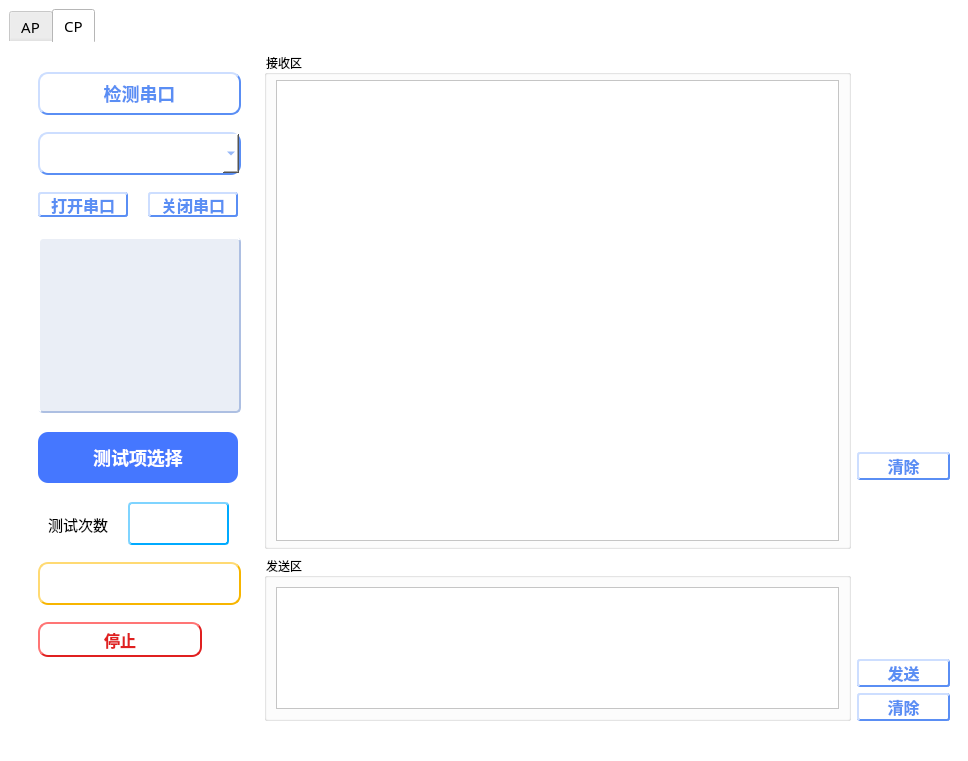
<?xml version="1.0" encoding="UTF-8"?>
<ui version="4.0">
 <class>MainWindow</class>
 <widget class="QMainWindow" name="MainWindow">
  <property name="geometry">
   <rect>
    <x>0</x>
    <y>0</y>
    <width>968</width>
    <height>761</height>
   </rect>
  </property>
  <property name="windowTitle">
   <string>MainWindow</string>
  </property>
  <property name="styleSheet">
   <string notr="true">background-color: white;</string>
  </property>
  <widget class="QWidget" name="centralwidget">
   <layout class="QHBoxLayout" name="horizontalLayout">
    <item>
     <widget class="QTabWidget" name="tabWidget">
      <property name="sizePolicy">
       <sizepolicy hsizetype="Preferred" vsizetype="Preferred">
        <horstretch>0</horstretch>
        <verstretch>2</verstretch>
       </sizepolicy>
      </property>
      <property name="minimumSize">
       <size>
        <width>200</width>
        <height>0</height>
       </size>
      </property>
      <property name="font">
       <font>
        <family>等线</family>
        <pointsize>11</pointsize>
       </font>
      </property>
      <property name="styleSheet">
       <string notr="true">background-color: white;
        border-color: rgb(0, 0, 0);
       </string>
      </property>
      <property name="tabShape">
       <enum>QTabWidget::Rounded</enum>
      </property>
      <property name="currentIndex">
       <number>1</number>
      </property>
      <property name="elideMode">
       <enum>Qt::ElideNone</enum>
      </property>
      <property name="documentMode">
       <bool>false</bool>
      </property>
      <property name="tabBarAutoHide">
       <bool>true</bool>
      </property>
      <widget class="QWidget" name="AP">
       <property name="styleSheet">
        <string notr="true">background-color: white;</string>
       </property>
       <attribute name="title">
        <string>AP</string>
       </attribute>
       <layout class="QHBoxLayout" name="horizontalLayout_5">
        <item>
         <widget class="QGroupBox" name="GroupBox_AP_test">
          <property name="sizePolicy">
           <sizepolicy hsizetype="Preferred" vsizetype="Expanding">
            <horstretch>0</horstretch>
            <verstretch>0</verstretch>
           </sizepolicy>
          </property>
          <property name="minimumSize">
           <size>
            <width>240</width>
            <height>0</height>
           </size>
          </property>
          <property name="maximumSize">
           <size>
            <width>16777215</width>
            <height>16777215</height>
           </size>
          </property>
          <property name="tabletTracking">
           <bool>false</bool>
          </property>
          <property name="focusPolicy">
           <enum>Qt::NoFocus</enum>
          </property>
          <property name="contextMenuPolicy">
           <enum>Qt::NoContextMenu</enum>
          </property>
          <property name="styleSheet">
           <string notr="true">border:none</string>
          </property>
          <property name="title">
           <string/>
          </property>
          <widget class="QPushButton" name="Btn_dev_check">
           <property name="geometry">
            <rect>
             <x>20</x>
             <y>20</y>
             <width>203</width>
             <height>43</height>
            </rect>
           </property>
           <property name="sizePolicy">
            <sizepolicy hsizetype="Expanding" vsizetype="Expanding">
             <horstretch>0</horstretch>
             <verstretch>0</verstretch>
            </sizepolicy>
           </property>
           <property name="font">
            <font>
             <family>等线</family>
             <pointsize>-1</pointsize>
             <weight>75</weight>
             <italic>false</italic>
             <bold>true</bold>
            </font>
           </property>
           <property name="styleSheet">
            <string notr="true">background-color: white;
             border-style: outset;
             border-width: 2px;
             border-radius: 10px;
             border-color: #5A8EF4;
             color:#5A8EF4;
             font: bold 18px;
</string>
           </property>
           <property name="text">
            <string>设备检测</string>
           </property>
           <property name="icon">
            <iconset>
             <normaloff>../img/ue_select.png</normaloff>../img/ue_select.png
            </iconset>
           </property>
           <property name="iconSize">
            <size>
             <width>25</width>
             <height>25</height>
            </size>
           </property>
           <property name="checkable">
            <bool>false</bool>
           </property>
           <property name="default">
            <bool>false</bool>
           </property>
          </widget>
          <widget class="QComboBox" name="ComboBox_dev_select">
           <property name="geometry">
            <rect>
             <x>20</x>
             <y>80</y>
             <width>203</width>
             <height>43</height>
            </rect>
           </property>
           <property name="sizePolicy">
            <sizepolicy hsizetype="Expanding" vsizetype="Expanding">
             <horstretch>0</horstretch>
             <verstretch>0</verstretch>
            </sizepolicy>
           </property>
           <property name="styleSheet">
            <string notr="true">background-color: white;
             border-style: outset;
             border-width: 2px;
             border-radius: 10px;
             border-color: #5A8EF4;
             color:#5A8EF4;
             font: bold 16px;
             min-width: 10em;</string>
           </property>
           <property name="editable">
            <bool>false</bool>
           </property>
           <property name="currentText">
            <string/>
           </property>
           <property name="placeholderText">
            <string>设备选择</string>
           </property>
          </widget>
          <widget class="QPushButton" name="Btn_AP_runTest">
           <property name="enabled">
            <bool>true</bool>
           </property>
           <property name="geometry">
            <rect>
             <x>20</x>
             <y>510</y>
             <width>203</width>
             <height>43</height>
            </rect>
           </property>
           <property name="sizePolicy">
            <sizepolicy hsizetype="Fixed" vsizetype="Fixed">
             <horstretch>0</horstretch>
             <verstretch>0</verstretch>
            </sizepolicy>
           </property>
           <property name="minimumSize">
            <size>
             <width>184</width>
             <height>0</height>
            </size>
           </property>
           <property name="maximumSize">
            <size>
             <width>203</width>
             <height>16777215</height>
            </size>
           </property>
           <property name="font">
            <font>
             <family>等线</family>
             <pointsize>-1</pointsize>
             <weight>75</weight>
             <italic>false</italic>
             <bold>true</bold>
            </font>
           </property>
           <property name="statusTip">
            <string>测试项：{}   测试次数：{}</string>
           </property>
           <property name="layoutDirection">
            <enum>Qt::LeftToRight</enum>
           </property>
           <property name="styleSheet">
            <string notr="true">background-color: qlineargradient(spread:pad, x1:0, y1:1, x2:0, y2:0, stop:0 #EEB84B,
             stop:0.95 #EFD560);
             border-style: outset;
             border-width: 2px;
             border-radius: 10px;
             border-color: #F7B500;
             color:white;
             font: bold 18px;
             min-width: 10em;
            </string>
           </property>
           <property name="text">
            <string>开始测试</string>
           </property>
           <property name="setAlignment" stdset="0">
            <string>Qt.AlignCenter</string>
           </property>
          </widget>
          <widget class="QPushButton" name="Btn_AP_stopTest">
           <property name="geometry">
            <rect>
             <x>20</x>
             <y>570</y>
             <width>93</width>
             <height>35</height>
            </rect>
           </property>
           <property name="minimumSize">
            <size>
             <width>93</width>
             <height>0</height>
            </size>
           </property>
           <property name="font">
            <font>
             <family>等线</family>
             <pointsize>-1</pointsize>
             <weight>75</weight>
             <italic>false</italic>
             <bold>true</bold>
            </font>
           </property>
           <property name="statusTip">
            <string>当前测试完成后结束测试</string>
           </property>
           <property name="styleSheet">
            <string notr="true">background-color: white;
             border-style: outset;
             border-width: 2px;
             border-radius: 10px;
             border-color: #E02020;
             color:#E02020;
             font: bold 16px;
             min-width: 10em;
            </string>
           </property>
           <property name="text">
            <string>停止</string>
           </property>
           <property name="icon">
            <iconset>
             <normaloff>../img/stop.png</normaloff>../img/stop.png
            </iconset>
           </property>
           <property name="iconSize">
            <size>
             <width>25</width>
             <height>25</height>
            </size>
           </property>
          </widget>
          <widget class="QLabel" name="Label_AP_test_times">
           <property name="geometry">
            <rect>
             <x>30</x>
             <y>460</y>
             <width>81</width>
             <height>25</height>
            </rect>
           </property>
           <property name="font">
            <font>
             <family>等线</family>
             <pointsize>11</pointsize>
            </font>
           </property>
           <property name="text">
            <string>测试次数</string>
           </property>
          </widget>
          <widget class="QLineEdit" name="Ledit_AP_test_times">
           <property name="enabled">
            <bool>true</bool>
           </property>
           <property name="geometry">
            <rect>
             <x>110</x>
             <y>450</y>
             <width>101</width>
             <height>43</height>
            </rect>
           </property>
           <property name="sizePolicy">
            <sizepolicy hsizetype="Preferred" vsizetype="Fixed">
             <horstretch>0</horstretch>
             <verstretch>0</verstretch>
            </sizepolicy>
           </property>
           <property name="maximumSize">
            <size>
             <width>101</width>
             <height>16777215</height>
            </size>
           </property>
           <property name="mouseTracking">
            <bool>false</bool>
           </property>
           <property name="focusPolicy">
            <enum>Qt::NoFocus</enum>
           </property>
           <property name="styleSheet">
            <string notr="true">background-color: white;
             border-style: outset;
             border-width: 2px;
             border-radius: 4px;
             border-color: rgb(0, 170, 255);
             color:rgb(0, 170, 255);
             font: bold 18px;
            </string>
           </property>
           <property name="alignment">
            <set>Qt::AlignCenter</set>
           </property>
          </widget>
          <widget class="QPushButton" name="Btn_select_ap_case">
           <property name="geometry">
            <rect>
             <x>20</x>
             <y>380</y>
             <width>200</width>
             <height>51</height>
            </rect>
           </property>
           <property name="font">
            <font>
             <family>等线</family>
             <pointsize>-1</pointsize>
             <weight>75</weight>
             <italic>false</italic>
             <bold>true</bold>
            </font>
           </property>
           <property name="styleSheet">
            <string notr="true">background-color: rgb(69, 119, 255);
             border-style: outset;
             border-radius: 10px;
             color:white;
             font: bold 18px;
             min-width: 10em;</string>
           </property>
           <property name="text">
            <string>测试项选择</string>
           </property>
          </widget>
          <widget class="QTextBrowser" name="textBrowser">
           <property name="geometry">
            <rect>
             <x>20</x>
             <y>160</y>
             <width>203</width>
             <height>201</height>
            </rect>
           </property>
           <property name="font">
            <font>
             <family>微软雅黑</family>
             <pointsize>9</pointsize>
            </font>
           </property>
           <property name="styleSheet">
            <string notr="true">border:none;
             background-color: #EAEEF6;
             border-color: #ADBFE2;
             border-style: outset;
             border-width: 2px;
             border-radius: 5px;
             min-width: 10em;
            </string>
           </property>
           <property name="readOnly">
            <bool>false</bool>
           </property>
           <property name="markdown">
            <string/>
           </property>
           <property name="html">
            <string>&lt;!DOCTYPE HTML PUBLIC &quot;-//W3C//DTD HTML 4.0//EN&quot; &quot;http://www.w3.org/TR/REC-html40/strict.dtd&quot;&gt;
             &lt;html&gt;&lt;head&gt;&lt;meta name=&quot;qrichtext&quot; content=&quot;1&quot; /&gt;&lt;style type=&quot;text/css&quot;&gt;
             p, li { white-space: pre-wrap; }
             &lt;/style&gt;&lt;/head&gt;&lt;body style=&quot; font-family:'微软雅黑'; font-size:9pt; font-weight:400;
             font-style:normal;&quot;&gt;
             &lt;p style=&quot;-qt-paragraph-type:empty; margin-top:0px; margin-bottom:0px; margin-left:0px;
             margin-right:0px; -qt-block-indent:0; text-indent:0px;&quot;&gt;&lt;br /&gt;&lt;/p&gt;&lt;/body&gt;&lt;/html&gt;
            </string>
           </property>
          </widget>
         </widget>
        </item>
        <item>
         <layout class="QVBoxLayout" name="AP_verLayout_recv">
          <property name="sizeConstraint">
           <enum>QLayout::SetDefaultConstraint</enum>
          </property>
          <property name="leftMargin">
           <number>0</number>
          </property>
          <property name="topMargin">
           <number>0</number>
          </property>
          <property name="rightMargin">
           <number>0</number>
          </property>
          <property name="bottomMargin">
           <number>0</number>
          </property>
          <item>
           <widget class="QGroupBox" name="GroupBox_AP_recv">
            <property name="sizePolicy">
             <sizepolicy hsizetype="Expanding" vsizetype="Expanding">
              <horstretch>0</horstretch>
              <verstretch>3</verstretch>
             </sizepolicy>
            </property>
            <property name="minimumSize">
             <size>
              <width>300</width>
              <height>0</height>
             </size>
            </property>
            <property name="font">
             <font>
              <family>等线</family>
             </font>
            </property>
            <property name="title">
             <string>接收区</string>
            </property>
            <layout class="QVBoxLayout" name="verticalLayout_5" stretch="0">
             <property name="leftMargin">
              <number>10</number>
             </property>
             <property name="topMargin">
              <number>5</number>
             </property>
             <property name="rightMargin">
              <number>10</number>
             </property>
             <property name="bottomMargin">
              <number>5</number>
             </property>
             <item>
              <widget class="QTextBrowser" name="TextBrowser_AP_recv">
               <property name="minimumSize">
                <size>
                 <width>300</width>
                 <height>0</height>
                </size>
               </property>
               <property name="cursor" stdset="0">
                <cursorShape>ArrowCursor</cursorShape>
               </property>
               <property name="layoutDirection">
                <enum>Qt::RightToLeft</enum>
               </property>
               <property name="markdown">
                <string/>
               </property>
               <property name="align" stdset="0">
                <string>center</string>
               </property>
              </widget>
             </item>
            </layout>
           </widget>
          </item>
         </layout>
        </item>
        <item>
         <layout class="QVBoxLayout" name="AP_verLayout_right">
          <item>
           <spacer name="AP_verticalSpacer">
            <property name="orientation">
             <enum>Qt::Vertical</enum>
            </property>
            <property name="sizeType">
             <enum>QSizePolicy::Preferred</enum>
            </property>
            <property name="sizeHint" stdset="0">
             <size>
              <width>0</width>
              <height>800</height>
             </size>
            </property>
           </spacer>
          </item>
          <item>
           <widget class="QPushButton" name="Btn_AP_clearBrowser">
            <property name="sizePolicy">
             <sizepolicy hsizetype="Minimum" vsizetype="Fixed">
              <horstretch>0</horstretch>
              <verstretch>5</verstretch>
             </sizepolicy>
            </property>
            <property name="minimumSize">
             <size>
              <width>93</width>
              <height>28</height>
             </size>
            </property>
            <property name="statusTip">
             <string>清除接收区内容</string>
            </property>
            <property name="styleSheet">
             <string notr="true">background-color: #F4F8F9;
              border-style: outset;
              border-width: 2px;
              border-radius: 3px;
              border-color: #5A8EF4;
              color:#5A8EF4;
              font: bold 16px;
             </string>
            </property>
            <property name="text">
             <string>清除</string>
            </property>
           </widget>
          </item>
         </layout>
        </item>
       </layout>
      </widget>
      <widget class="QWidget" name="CP">
       <attribute name="title">
        <string>CP</string>
       </attribute>
       <layout class="QHBoxLayout" name="horizontalLayout_3">
        <item>
         <widget class="QGroupBox" name="GroupBox_CP_test">
          <property name="sizePolicy">
           <sizepolicy hsizetype="Expanding" vsizetype="Expanding">
            <horstretch>1</horstretch>
            <verstretch>2</verstretch>
           </sizepolicy>
          </property>
          <property name="minimumSize">
           <size>
            <width>240</width>
            <height>0</height>
           </size>
          </property>
          <property name="maximumSize">
           <size>
            <width>180</width>
            <height>16777215</height>
           </size>
          </property>
          <property name="font">
           <font>
            <family>等线</family>
           </font>
          </property>
          <property name="styleSheet">
           <string notr="true">border:none;</string>
          </property>
          <property name="title">
           <string/>
          </property>
          <widget class="QPushButton" name="Btn_port_close">
           <property name="geometry">
            <rect>
             <x>130</x>
             <y>140</y>
             <width>90</width>
             <height>25</height>
            </rect>
           </property>
           <property name="sizePolicy">
            <sizepolicy hsizetype="Expanding" vsizetype="Expanding">
             <horstretch>0</horstretch>
             <verstretch>0</verstretch>
            </sizepolicy>
           </property>
           <property name="font">
            <font>
             <family>等线</family>
             <pointsize>-1</pointsize>
             <weight>75</weight>
             <italic>false</italic>
             <bold>true</bold>
            </font>
           </property>
           <property name="styleSheet">
            <string notr="true">background-color: white;
             border-style: outset;
             border-width: 2px;
             border-radius: 3px;
             border-color: #5A8EF4;
             color:#5A8EF4;
             font: bold 16px;
            </string>
           </property>
           <property name="text">
            <string>关闭串口</string>
           </property>
          </widget>
          <widget class="QPushButton" name="Btn_port_open">
           <property name="geometry">
            <rect>
             <x>20</x>
             <y>140</y>
             <width>90</width>
             <height>25</height>
            </rect>
           </property>
           <property name="sizePolicy">
            <sizepolicy hsizetype="Expanding" vsizetype="Expanding">
             <horstretch>0</horstretch>
             <verstretch>0</verstretch>
            </sizepolicy>
           </property>
           <property name="minimumSize">
            <size>
             <width>0</width>
             <height>0</height>
            </size>
           </property>
           <property name="font">
            <font>
             <family>等线</family>
             <pointsize>-1</pointsize>
             <weight>75</weight>
             <italic>false</italic>
             <bold>true</bold>
            </font>
           </property>
           <property name="styleSheet">
            <string notr="true">background-color: white;
             border-style: outset;
             border-width: 2px;
             border-radius: 3px;
             border-color: #5A8EF4;
             color:#5A8EF4;
             font: bold 16px;
            </string>
           </property>
           <property name="text">
            <string>打开串口</string>
           </property>
          </widget>
          <widget class="QComboBox" name="ComboBox_port_select">
           <property name="geometry">
            <rect>
             <x>20</x>
             <y>80</y>
             <width>203</width>
             <height>43</height>
            </rect>
           </property>
           <property name="sizePolicy">
            <sizepolicy hsizetype="Expanding" vsizetype="Expanding">
             <horstretch>0</horstretch>
             <verstretch>0</verstretch>
            </sizepolicy>
           </property>
           <property name="statusTip">
            <string>显示当前选择的串口</string>
           </property>
           <property name="styleSheet">
            <string notr="true">background-color: white;
             border-style: outset;
             border-width: 2px;
             border-radius: 10px;
             border-color: #5A8EF4;
             color:#5A8EF4;
             font: bold 18px;
             min-width: 10em;</string>
           </property>
          </widget>
          <widget class="QPushButton" name="Btn_port_check">
           <property name="geometry">
            <rect>
             <x>20</x>
             <y>20</y>
             <width>203</width>
             <height>43</height>
            </rect>
           </property>
           <property name="sizePolicy">
            <sizepolicy hsizetype="Expanding" vsizetype="Expanding">
             <horstretch>0</horstretch>
             <verstretch>0</verstretch>
            </sizepolicy>
           </property>
           <property name="font">
            <font>
             <family>等线</family>
             <pointsize>-1</pointsize>
             <weight>75</weight>
             <italic>false</italic>
             <bold>true</bold>
            </font>
           </property>
           <property name="statusTip">
            <string>检测当前连接PC的串口</string>
           </property>
           <property name="styleSheet">
            <string notr="true">background-color: white;
             border-style: outset;
             border-width: 2px;
             border-radius: 10px;
             border-color: #5A8EF4;
             color:#5A8EF4;
             font: bold 18px;
            </string>
           </property>
           <property name="text">
            <string>检测串口</string>
           </property>
           <property name="icon">
            <iconset>
             <normaloff>../img/ue_check.png</normaloff>../img/ue_check.png
            </iconset>
           </property>
           <property name="iconSize">
            <size>
             <width>25</width>
             <height>25</height>
            </size>
           </property>
          </widget>
          <widget class="QPushButton" name="Btn_CP_runTest">
           <property name="geometry">
            <rect>
             <x>20</x>
             <y>510</y>
             <width>203</width>
             <height>43</height>
            </rect>
           </property>
           <property name="font">
            <font>
             <family>等线</family>
             <pointsize>-1</pointsize>
             <weight>75</weight>
             <italic>false</italic>
             <bold>true</bold>
            </font>
           </property>
           <property name="statusTip">
            <string>测试项：{}   测试次数：{}</string>
           </property>
           <property name="styleSheet">
            <string notr="true">background-color: qlineargradient(spread:pad, x1:0, y1:1, x2:0, y2:0, stop:0 #EEB84B,
             stop:0.95 #EFD560);
             border-style: outset;
             border-width: 2px;
             border-radius: 10px;
             border-color: #F7B500;
             color:white;
             font: bold 18px;
             min-width: 10em;
            </string>
           </property>
           <property name="text">
            <string>开始测试</string>
           </property>
          </widget>
          <widget class="QPushButton" name="Btn_CP_stopTest">
           <property name="geometry">
            <rect>
             <x>20</x>
             <y>570</y>
             <width>164</width>
             <height>35</height>
            </rect>
           </property>
           <property name="minimumSize">
            <size>
             <width>164</width>
             <height>0</height>
            </size>
           </property>
           <property name="font">
            <font>
             <family>等线</family>
             <pointsize>-1</pointsize>
             <weight>75</weight>
             <italic>false</italic>
             <bold>true</bold>
            </font>
           </property>
           <property name="statusTip">
            <string>当前测试完成后结束测试</string>
           </property>
           <property name="styleSheet">
            <string notr="true">background-color: white;
             border-style: outset;
             border-width: 2px;
             border-radius: 10px;
             border-color: #E02020;
             color:#E02020;
             font: bold 16px;
             min-width: 10em;
            </string>
           </property>
           <property name="text">
            <string>停止</string>
           </property>
           <property name="icon">
            <iconset>
             <normaloff>../img/stop.png</normaloff>../img/stop.png
            </iconset>
           </property>
           <property name="iconSize">
            <size>
             <width>25</width>
             <height>25</height>
            </size>
           </property>
          </widget>
          <widget class="QLabel" name="Label_CP_test_times">
           <property name="geometry">
            <rect>
             <x>30</x>
             <y>460</y>
             <width>81</width>
             <height>25</height>
            </rect>
           </property>
           <property name="font">
            <font>
             <family>等线</family>
             <pointsize>11</pointsize>
            </font>
           </property>
           <property name="text">
            <string>测试次数</string>
           </property>
          </widget>
          <widget class="QLineEdit" name="Ledit_CP_test_times">
           <property name="geometry">
            <rect>
             <x>110</x>
             <y>450</y>
             <width>101</width>
             <height>43</height>
            </rect>
           </property>
           <property name="styleSheet">
            <string notr="true">background-color: white;
             border-style: outset;
             border-width: 2px;
             border-radius: 4px;
             border-color: rgb(0, 170, 255);
             color:rgb(0, 170, 255);
             font: bold 18px;
            </string>
           </property>
           <property name="alignment">
            <set>Qt::AlignCenter</set>
           </property>
          </widget>
          <widget class="QTextBrowser" name="textBrowser_2">
           <property name="geometry">
            <rect>
             <x>20</x>
             <y>185</y>
             <width>203</width>
             <height>176</height>
            </rect>
           </property>
           <property name="font">
            <font>
             <family>微软雅黑</family>
            </font>
           </property>
           <property name="styleSheet">
            <string notr="true">border:none;
             background-color: #EAEEF6;
             border-color: #ADBFE2;
             border-style: outset;
             border-width: 2px;
             border-radius: 5px;
             min-width: 10em;
            </string>
           </property>
           <property name="lineWidth">
            <number>1</number>
           </property>
           <property name="readOnly">
            <bool>false</bool>
           </property>
           <property name="markdown">
            <string/>
           </property>
           <property name="html">
            <string>&lt;!DOCTYPE HTML PUBLIC &quot;-//W3C//DTD HTML 4.0//EN&quot; &quot;http://www.w3.org/TR/REC-html40/strict.dtd&quot;&gt;
             &lt;html&gt;&lt;head&gt;&lt;meta name=&quot;qrichtext&quot; content=&quot;1&quot; /&gt;&lt;style type=&quot;text/css&quot;&gt;
             p, li { white-space: pre-wrap; }
             &lt;/style&gt;&lt;/head&gt;&lt;body style=&quot; font-family:'微软雅黑'; font-size:9pt; font-weight:400;
             font-style:normal;&quot;&gt;
             &lt;p style=&quot;-qt-paragraph-type:empty; margin-top:0px; margin-bottom:0px; margin-left:0px;
             margin-right:0px; -qt-block-indent:0; text-indent:0px;&quot;&gt;&lt;br /&gt;&lt;/p&gt;&lt;/body&gt;&lt;/html&gt;
            </string>
           </property>
           <property name="acceptRichText">
            <bool>true</bool>
           </property>
           <property name="cursorWidth">
            <number>1</number>
           </property>
          </widget>
          <widget class="QPushButton" name="Btn_select_cp_case">
           <property name="geometry">
            <rect>
             <x>20</x>
             <y>380</y>
             <width>200</width>
             <height>51</height>
            </rect>
           </property>
           <property name="font">
            <font>
             <family>等线</family>
             <pointsize>-1</pointsize>
             <weight>75</weight>
             <italic>false</italic>
             <bold>true</bold>
            </font>
           </property>
           <property name="styleSheet">
            <string notr="true">background-color: rgb(69, 119, 255);
             border-style: outset;
             border-radius: 10px;
             color:white;
             font: bold 18px;
             min-width: 10em;</string>
           </property>
           <property name="text">
            <string>测试项选择</string>
           </property>
          </widget>
         </widget>
        </item>
        <item>
         <layout class="QVBoxLayout" name="verticalLayout_CP_recv">
          <item>
           <widget class="QGroupBox" name="GroupBox_CP_recv">
            <property name="sizePolicy">
             <sizepolicy hsizetype="Expanding" vsizetype="Expanding">
              <horstretch>9</horstretch>
              <verstretch>6</verstretch>
             </sizepolicy>
            </property>
            <property name="font">
             <font>
              <family>等线</family>
              <pointsize>9</pointsize>
             </font>
            </property>
            <property name="title">
             <string>接收区</string>
            </property>
            <layout class="QVBoxLayout" name="verticalLayout_8">
             <property name="topMargin">
              <number>5</number>
             </property>
             <property name="bottomMargin">
              <number>5</number>
             </property>
             <item>
              <widget class="QTextBrowser" name="TextBrowser_CP_recv"/>
             </item>
            </layout>
           </widget>
          </item>
          <item>
           <widget class="QGroupBox" name="GroupBox_CP_send">
            <property name="sizePolicy">
             <sizepolicy hsizetype="Expanding" vsizetype="Expanding">
              <horstretch>0</horstretch>
              <verstretch>2</verstretch>
             </sizepolicy>
            </property>
            <property name="font">
             <font>
              <family>等线</family>
             </font>
            </property>
            <property name="title">
             <string>发送区</string>
            </property>
            <layout class="QGridLayout" name="gridLayout">
             <item row="0" column="0">
              <widget class="QTextEdit" name="TextBrowser_CP_send">
               <property name="sizePolicy">
                <sizepolicy hsizetype="Expanding" vsizetype="Expanding">
                 <horstretch>0</horstretch>
                 <verstretch>0</verstretch>
                </sizepolicy>
               </property>
              </widget>
             </item>
            </layout>
           </widget>
          </item>
         </layout>
        </item>
        <item>
         <layout class="QVBoxLayout" name="CP_verLayout_right">
          <item>
           <spacer name="CP_verticalSpacer">
            <property name="orientation">
             <enum>Qt::Vertical</enum>
            </property>
            <property name="sizeType">
             <enum>QSizePolicy::Preferred</enum>
            </property>
            <property name="sizeHint" stdset="0">
             <size>
              <width>0</width>
              <height>400</height>
             </size>
            </property>
           </spacer>
          </item>
          <item>
           <widget class="QPushButton" name="Btn_CP_clear_recvBrowser">
            <property name="sizePolicy">
             <sizepolicy hsizetype="Minimum" vsizetype="Fixed">
              <horstretch>0</horstretch>
              <verstretch>5</verstretch>
             </sizepolicy>
            </property>
            <property name="minimumSize">
             <size>
              <width>93</width>
              <height>28</height>
             </size>
            </property>
            <property name="font">
             <font>
              <pointsize>-1</pointsize>
              <weight>75</weight>
              <italic>false</italic>
              <bold>true</bold>
             </font>
            </property>
            <property name="statusTip">
             <string>清除接收区内容</string>
            </property>
            <property name="styleSheet">
             <string notr="true">background-color: white;
              border-style: outset;
              border-width: 2px;
              border-radius: 3px;
              border-color: #5A8EF4;
              color:#5A8EF4;
              font: bold 16px;
             </string>
            </property>
            <property name="text">
             <string>清除</string>
            </property>
           </widget>
          </item>
          <item>
           <spacer name="CP_verticalSpacer_2">
            <property name="orientation">
             <enum>Qt::Vertical</enum>
            </property>
            <property name="sizeHint" stdset="0">
             <size>
              <width>20</width>
              <height>30</height>
             </size>
            </property>
           </spacer>
          </item>
          <item>
           <widget class="QPushButton" name="Btn_CP_send">
            <property name="sizePolicy">
             <sizepolicy hsizetype="Minimum" vsizetype="Fixed">
              <horstretch>0</horstretch>
              <verstretch>5</verstretch>
             </sizepolicy>
            </property>
            <property name="minimumSize">
             <size>
              <width>93</width>
              <height>28</height>
             </size>
            </property>
            <property name="font">
             <font>
              <pointsize>-1</pointsize>
              <weight>75</weight>
              <italic>false</italic>
              <bold>true</bold>
             </font>
            </property>
            <property name="statusTip">
             <string>发送AT指令</string>
            </property>
            <property name="styleSheet">
             <string notr="true">background-color: white;
              border-style: outset;
              border-width: 2px;
              border-radius: 3px;
              border-color: #5A8EF4;
              color:#5A8EF4;
              font: bold 16px;
             </string>
            </property>
            <property name="text">
             <string>发送</string>
            </property>
            <property name="shortcut">
             <string>Return</string>
            </property>
           </widget>
          </item>
          <item>
           <widget class="QPushButton" name="Btn_CP_clear_sendEdit">
            <property name="sizePolicy">
             <sizepolicy hsizetype="Minimum" vsizetype="Fixed">
              <horstretch>0</horstretch>
              <verstretch>5</verstretch>
             </sizepolicy>
            </property>
            <property name="minimumSize">
             <size>
              <width>93</width>
              <height>28</height>
             </size>
            </property>
            <property name="font">
             <font>
              <pointsize>-1</pointsize>
              <weight>75</weight>
              <italic>false</italic>
              <bold>true</bold>
             </font>
            </property>
            <property name="statusTip">
             <string>清除发送区内容</string>
            </property>
            <property name="styleSheet">
             <string notr="true">background-color: white;
              border-style: outset;
              border-width: 2px;
              border-radius: 3px;
              border-color: #5A8EF4;
              color:#5A8EF4;
              font: bold 16px;
             </string>
            </property>
            <property name="text">
             <string>清除</string>
            </property>
           </widget>
          </item>
         </layout>
        </item>
       </layout>
      </widget>
     </widget>
    </item>
   </layout>
  </widget>
  <widget class="QMenuBar" name="menubar">
   <property name="geometry">
    <rect>
     <x>0</x>
     <y>0</y>
     <width>968</width>
     <height>26</height>
    </rect>
   </property>
  </widget>
  <widget class="QStatusBar" name="statusbar"/>
  <action name="actionLog">
   <property name="text">
    <string>Log</string>
   </property>
  </action>
  <action name="actionAT">
   <property name="text">
    <string>AT</string>
   </property>
  </action>
 </widget>
 <resources/>
 <connections>
  <connection>
   <sender>Btn_dev_check</sender>
   <signal>clicked()</signal>
   <receiver>ComboBox_dev_select</receiver>
   <slot>update()</slot>
   <hints>
    <hint type="sourcelabel">
     <x>158</x>
     <y>104</y>
    </hint>
    <hint type="destinationlabel">
     <x>158</x>
     <y>142</y>
    </hint>
   </hints>
  </connection>
 </connections>
</ui>
